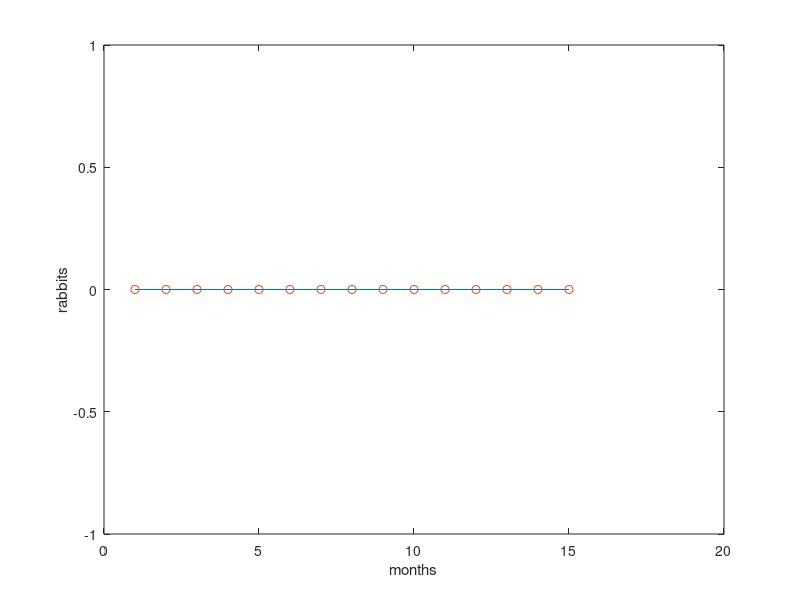

The MATLAB source for this figure:
% Leslie matrix population model
n = 3;
L = zeros(n); % all elements set to zero
L(1,2) = 9;
L(1,3) = 12;
L(2,1) = 1/3;
L(3,2) = 0.5;
x = [0 0 1]'; % remember x must be a column vector!
for t = 1:24
x = L * x;
disp( [t x' sum(x)] ) % x' is a row
end
p(t) = sum(x);
plot(1:15, p(1:15)), xlabel('months'), ylabel('rabbits')
hold, plot(1:15, p(1:15),'o')




n = 6;
P = sparse(1, 1, 1, n, n);
P = P + sparse(n, n, 1, n, n);
P = P + sparse(1:n-2, 2:n-1, 1/3, n, n);
P = P + sparse(3:n, 2:n-1, 2/3, n, n)
